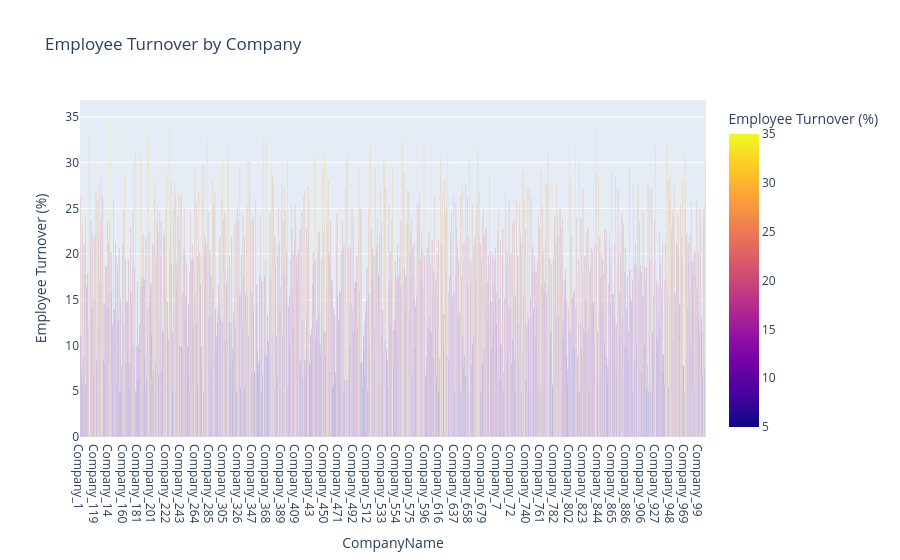

This figure's notebook cell:
### Markdown cell above
2. Employee Turnover

### Code cell
import pandas as pd
import plotly.express as px

df = pd.read_csv("company_esg_financial_dataset.csv")

df = df.dropna(subset=["CompanyName","Year","ESG_Social"])

latest = df.sort_values(["CompanyName","Year"]).groupby("CompanyName").tail(1)

latest["Employee Turnover (%)"] = (35 - latest["ESG_Social"]*0.3).clip(5,35)

fig = px.bar(
    latest,
    x="CompanyName",
    y="Employee Turnover (%)",
    color="Employee Turnover (%)",
    title="Employee Turnover by Company"
)

fig.show()

### Figure 1 — Plotly figure (JSON) as saved in the notebook; plotly's stock layout.template omitted (floating-point values rounded to 4 significant figures; data arrays with more than 128 entries replaced by an {"elided": "..."} marker saying what was removed)
{"data": [{"hovertemplate": "CompanyName=%{x}<br>Employee Turnover (%)=%{marker.color}<extra></extra>", "legendgroup": "", "marker": {"color": {"elided": "1000 float values"}, "coloraxis": "coloraxis", "pattern": {"shape": ""}}, "name": "", "orientation": "v", "showlegend": false, "textposition": "auto", "type": "bar", "x": {"elided": "1000 str values"}, "xaxis": "x", "y": {"elided": "1000 float values"}, "yaxis": "y"}], "layout": {"barmode": "relative", "coloraxis": {"colorbar": {"title": {"text": "Employee Turnover (%)"}}, "colorscale": [[0, "#0d0887"], [0.1111, "#46039f"], [0.2222, "#7201a8"], [0.3333, "#9c179e"], [0.4444, "#bd3786"], [0.5556, "#d8576b"], [0.6667, "#ed7953"], [0.7778, "#fb9f3a"], [0.8889, "#fdca26"], [1, "#f0f921"]]}, "legend": {"tracegroupgap": 0}, "title": {"text": "Employee Turnover by Company"}, "xaxis": {"anchor": "y", "domain": [0, 1], "title": {"text": "CompanyName"}}, "yaxis": {"anchor": "x", "domain": [0, 1], "title": {"text": "Employee Turnover (%)"}}}}
